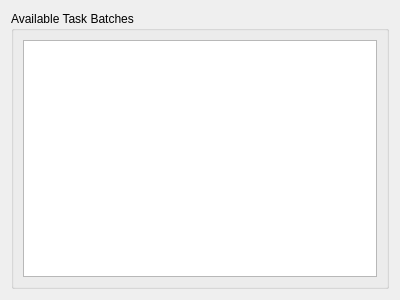
<?xml version="1.0" encoding="UTF-8"?>
<ui version="4.0">
 <class>Elpida::TaskBatchesListWidget</class>
 <widget class="QWidget" name="Elpida::TaskBatchesListWidget">
  <property name="geometry">
   <rect>
    <x>0</x>
    <y>0</y>
    <width>400</width>
    <height>300</height>
   </rect>
  </property>
  <property name="windowTitle">
   <string>Form</string>
  </property>
  <layout class="QHBoxLayout" name="horizontalLayout">
   <item>
    <widget class="QGroupBox" name="gbTaskBatches">
     <property name="title">
      <string>Available Task Batches</string>
     </property>
     <layout class="QHBoxLayout" name="horizontalLayout_2">
      <item>
       <widget class="QListView" name="lvTaskBatches"/>
      </item>
     </layout>
    </widget>
   </item>
  </layout>
 </widget>
 <resources/>
 <connections/>
</ui>
